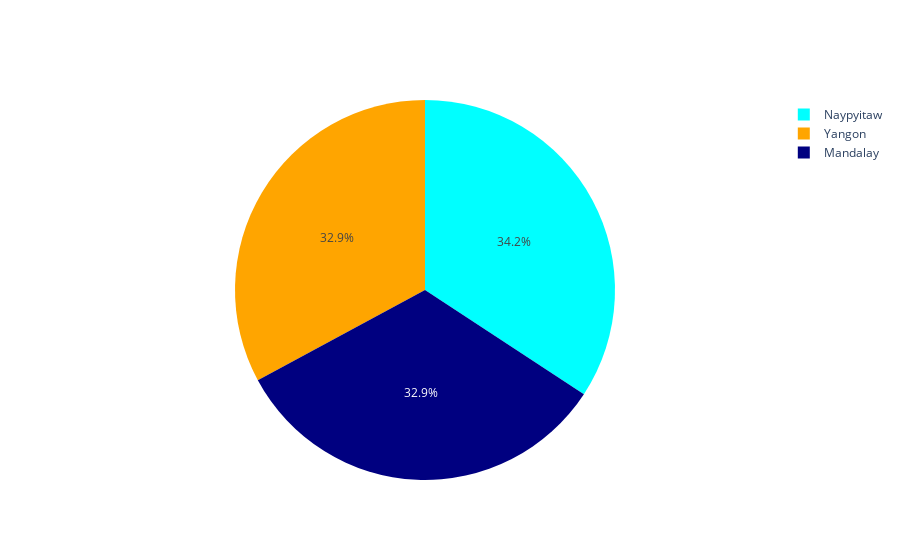

Write notebook code for a chart like this one.
### Markdown cell above
#### PERCENTAGE SALES BY CATEGORY

### Code cell
city = df.groupby('City')['Total'].sum()
trace = go.Pie(
    labels=city.index,
    values=city.values,
    marker=dict(colors=['navy', 'cyan', 'orange', 'lightgrey'],)
)
fig = go.Figure(data=[trace])
po.iplot(fig)

### Figure 1 — Plotly figure (JSON) as saved in the notebook; plotly's stock layout.template omitted (floating-point values rounded to 4 significant figures)
{"data": [{"labels": ["Mandalay", "Naypyitaw", "Yangon"], "marker": {"colors": ["navy", "cyan", "orange", "lightgrey"]}, "type": "pie", "values": [106200.0, 110600.0, 106200.0]}], "layout": {}}
